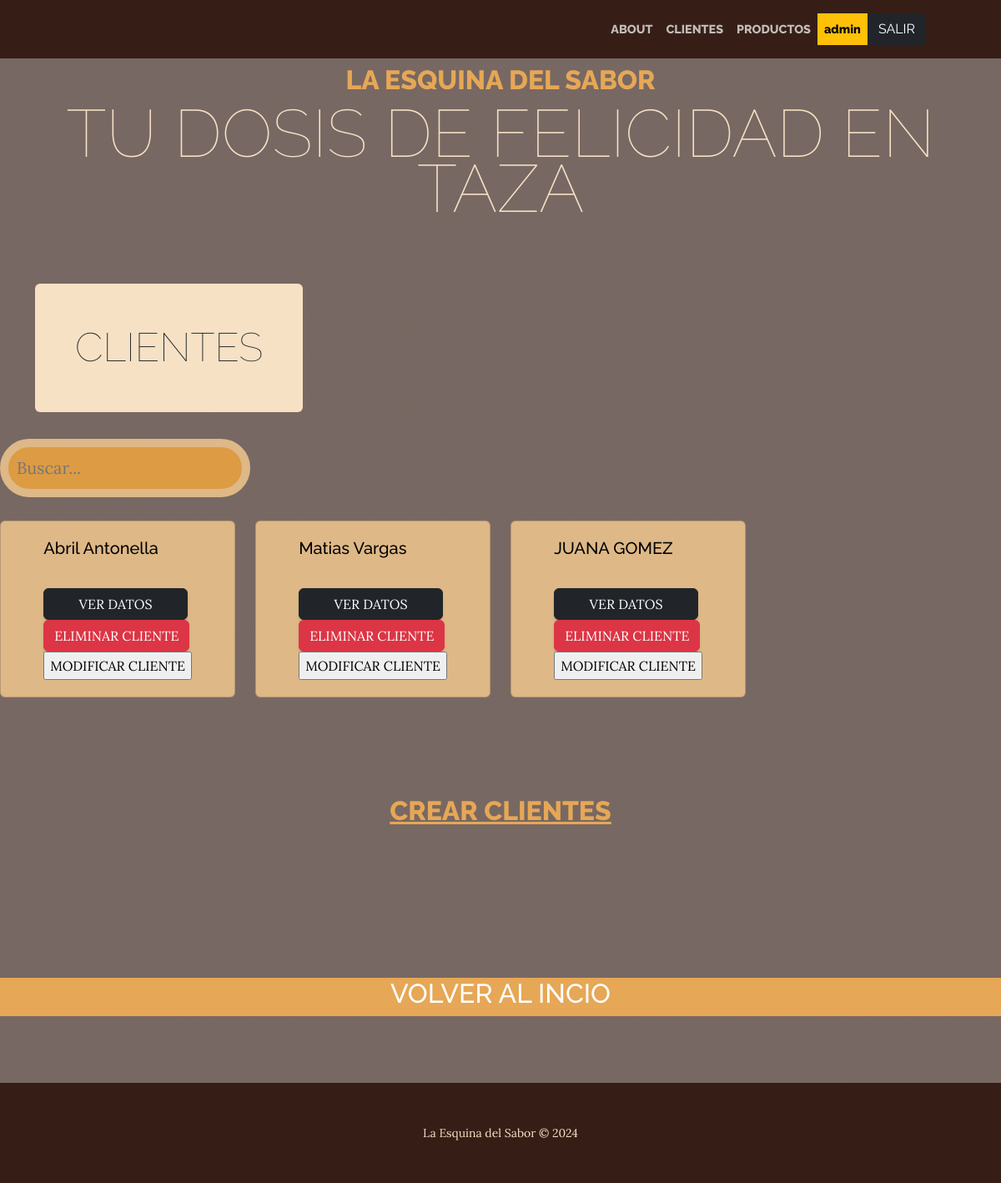
/cliente/ (signed in), run on an earlier commit of the app's database.
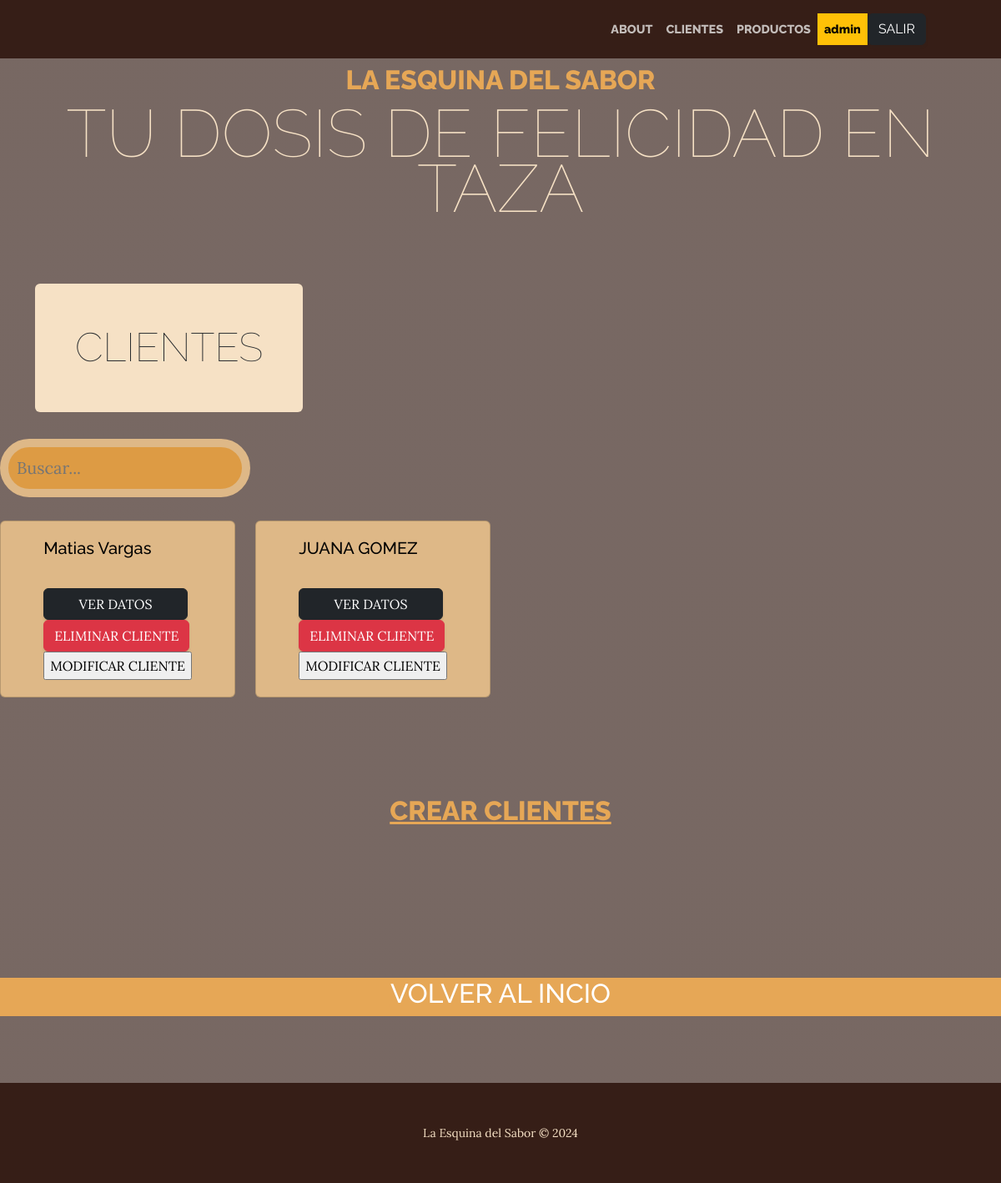
And on a later commit of the database.
### cliente/models.py (models this page shows, shortened)
class cliente(models.Model):
        nombre = models.CharField(max_length=200)
        apellido = models.CharField(max_length=50)
        nacimiento = models.DateField(null=True)
        pais_origen_id = models.ForeignKey(Pais, on_delete=models.SET_NULL, null=True, verbose_name="País de origen")
        nivel_sus = models.ForeignKey(suscripcion, on_delete=models.SET_NULL, null=True, verbose_name="Nivel")

### cliente/views.py (the view)
# urls.py: path("",views.home,name="Home"),
def home(request):
    consulta = request.GET.get("consulta", None)
    if consulta:
        query = models.cliente.objects.filter(nombre__icontains=consulta)
    else:
        query = models.cliente.objects.all()
    context = {"clientes":query}
    return render(request,"cliente/index.html",context)

### cliente/templates/cliente/index.html (shortened to what this page needs)
{% extends 'core/base.html' %}
{% load static %}
    {% block  titulo%}
    <section class="page-section">
      <div class="container">
          <div class="product-item">
              <div class="product-item-title d-flex">
                  <div class="bg-faded p-5 d-flex me-auto rounded">
                      <h2 class="section-heading mb-0">
                          <span class="section-heading-lower">CLIENTES</span>
                      </h2>
                    </div>
              </div>
          </div>
        </div>
    </section>
    {% endblock titulo %}
    {% block contenido %}
    {% if user.is_authenticated %}
    {% if user.username == 'admin' %}
    <div class="col-md-3 pb-4">
        <div class="card-body align-self-md-center my-1">
          <form action="{% url 'cliente:Home' %}" method="get">
            <input type="text" name="consulta" placeholder="Buscar..." style="background-color: rgb(221, 155, 68); color: rgb(255, 254, 253);
              width: 100%; /* Full width */
              padding: 10px; /* Padding */
              border: 10px solid burlywood; /* Border */
              border-radius: 50px; /* Rounded corners */
              font-size: 20px; /* Font size */
            ">
          </form>
        </div>
      </div>
    <div class="row">
      {% for Cliente in clientes %}
      <div class="col-md-3 pb-4">
        <div class="card mb-3" style="background-color: burlywood; color: black;">  <div class="card-body align-self-md-center my-1 ">
            <h5 class="card-title text-nowrap">{{ Cliente.nombre }} {{Cliente.apellido}}</h5>
            <p class="card-text">
              <a href="{% url 'cliente:cliente_detail' Cliente.id  %}"><br>
                <input class="btn btn-dark" type="submit" value="       VER DATOS       "> </a>
              <a href="{% url 'cliente:cliente_delete' Cliente.id  %}"><br>
              <input class="btn btn-danger " type="submit" value="ELIMINAR CLIENTE"> </a>
              <a href="{% url 'cliente:cliente_update' Cliente.id  %}"><br>
                <input class="bottons" type="submit" value="MODIFICAR CLIENTE"> </a> </p>
          </div>
        </div>
      </div>
      {% endfor %}
  </div>
    <div class="fs-3 pb-4 ">
      <a href="{% url 'cliente:cliente_create' %}">
        <h1 class="site-heading text-center text-faded d-none d-lg-block">
        <span class="site-heading-upper text-primary mb-3">CREAR CLIENTES</span></a>
    </div>
    <a href="{% url 'core:Home' %}">
      <section class="page-section bg-primary" id="about">
        <div class="container px-4 px-lg-5">
            <div class="row gx-4 gx-lg-5 justify-content-center">
                <div class="col-lg-8 text-center">
                    <h2 class="text-white mt-0">VOLVER AL INCIO</h2>
                </div>
            </div>
        </div>
    </section>
    </a>
      <footer class="footer text-faded text-center py-5">
        <div class="container"><p class="m-0 small">La Esquina del Sabor &copy; 2024</p></div>
    </footer>
  {% endif %}
  {% endif %}
    {% endblock contenido%}

What changed in the data, as far as the page shows it:
removed cliente: nombre "Abril", apellido "Antonella"
